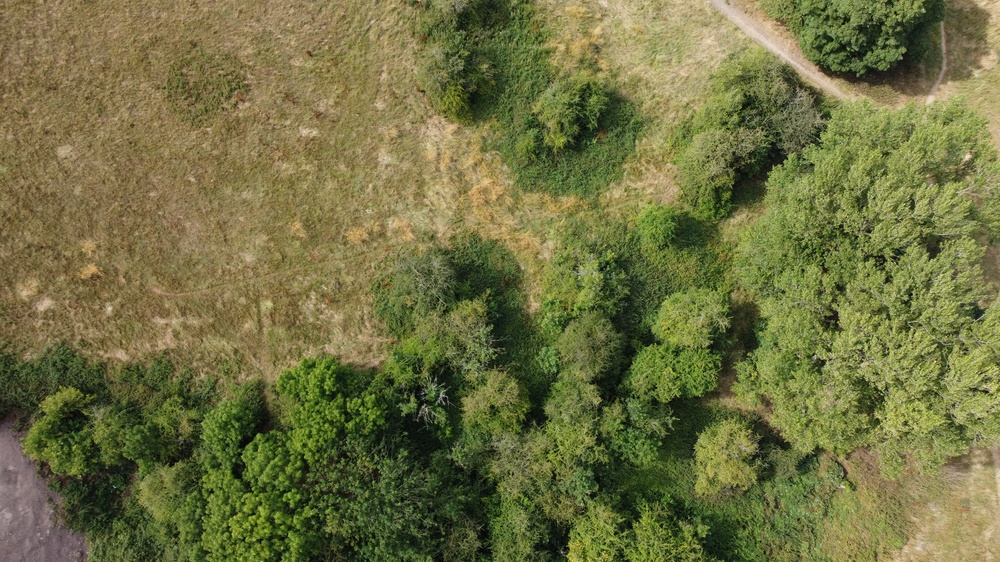
#> input picture images/7.jpg, 1000 x 562 px, shrunk from 4000 x 2250 before the run
$ python gabor.py   (older library calls are emulated)
#> lines starting #> are read from the running program, lines starting #| are printed output that depends on the picture
#####
#
#  Make feature extraction repeatable process between
#  model creation / training and prediction
#
#####

import cv2 as cv2
import numpy as np
import pandas as pd
from scipy import ndimage as nd
from skimage.morphology import disk
from skimage.filters.rank import entropy
from skimage.filters import sobel
from skimage.filters import scharr

def extract_features(img: np.ndarray) -> pd.DataFrame:
    """ input an image, returns a dataframe of 1d arrays corresponding
        to each filter """
    df = pd.DataFrame()
    df['red'] = img[:, :, 2].reshape(-1)
    df['green'] = img[:, :, 1].reshape(-1)
    df['blue'] = img[:, :, 0].reshape(-1)
    img_gray = cv2.cvtColor(img, cv2.COLOR_BGR2GRAY)
    df['gray'] = img_gray.reshape(-1)
    kerns = get_gabor_bank(3)
    num = 1
    for kern in kerns:
        img_temp = cv2.filter2D(img_gray, cv2.CV_8UC3, kern)
        df['Gabor' + str(num)] = img_temp.reshape(-1)
        num = num + 1
    img_gaussian = nd.gaussian_filter(img_gray, sigma=3).reshape(-1)
    df['gaussian'] = img_gaussian.reshape(-1)
    img_entropy = entropy(img_gray, disk(1))
    df['entropy'] = img_entropy.reshape(-1)
    img_sobel = sobel(img_gray)
    df['sobel'] = img_sobel.reshape(-1)
    img_scharr = scharr(img_gray)
    df['scharr'] = img_scharr.reshape(-1)
    return df


def get_gabor_bank(kernel_size: int = 3) -> np.ndarray:
    """Returns a bank of gabor kernels, determined by kernel_size"""
    l = []
    for theta in range(2):
        theta = theta / 4 * np.pi
        for sigma in (3, 5):
            for lam in np.arange(0, np.pi, np.pi / 4.):
                for gamma in (0.05, 0.5):
                    kernel = cv2.getGaborKernel(
                        (kernel_size, kernel_size),
                        sigma,
                        theta,
                        lam,
                        gamma,
                        0,
                        ktype=cv2.CV_32F)
                    l.append(kernel)
    return np.asarray(l)


if __name__ == "__main__":
    kernels = get_gabor_bank(3)
    print(np.shape(kernels))

    for kernel in kernels:
        print(np.shape(kernel))
        print(kernel)

    img = cv2.imread('images/7.jpg')
#> img is the input picture: shape (562, 1000, 3); mean B, G, R 65.7, 112.8, 112.2
    df = extract_features(img)
#> in extract_features, `img_gray = cv2.cvtColor(img, cv2.COLOR_BGR2GRAY)`:
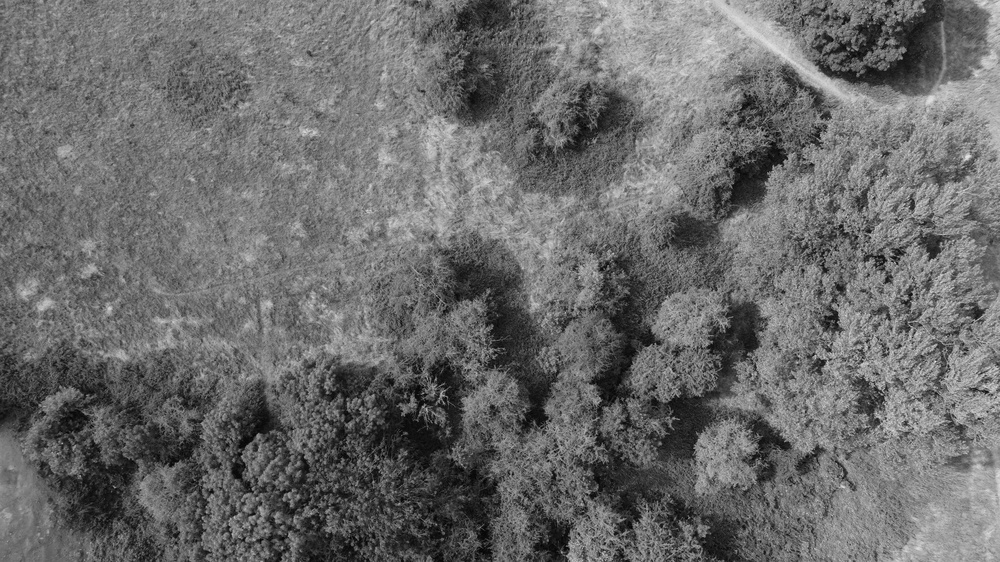
#> img_gray: shape (562, 1000); min 2, max 239, mean 107.2
#> the loop in extract_features, `for kern in kerns:` made 32 passes
#> pass 3, in extract_features, `img_temp = cv2.filter2D(img_gray, cv2.CV_8UC3, kern)`:
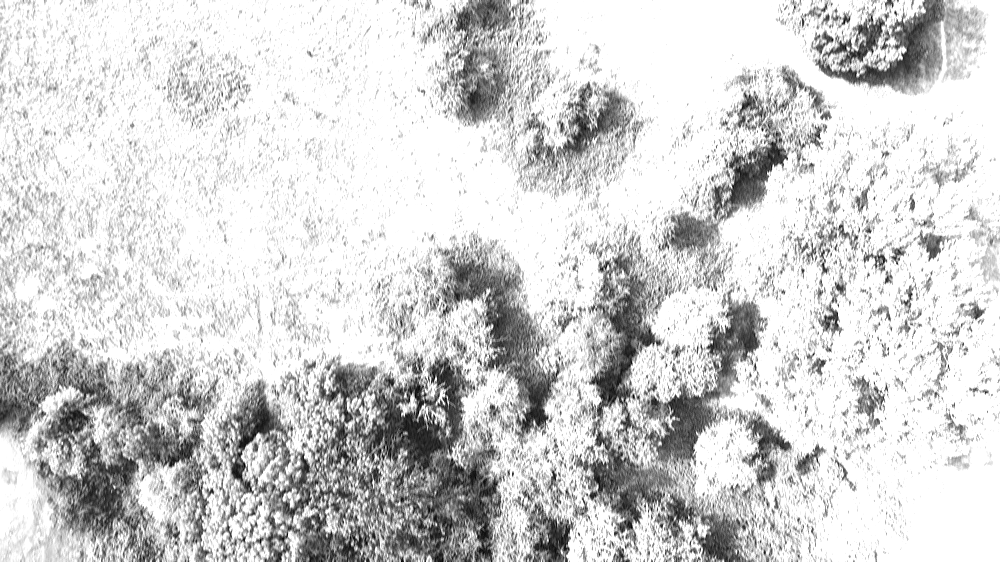
#> img_temp: shape (562, 1000); min 0, max 255, mean 209.9
#> after the loop in extract_features, `for kern in kerns:`: num = 33
#> in extract_features, `img_entropy = entropy(img_gray, disk(1))`:
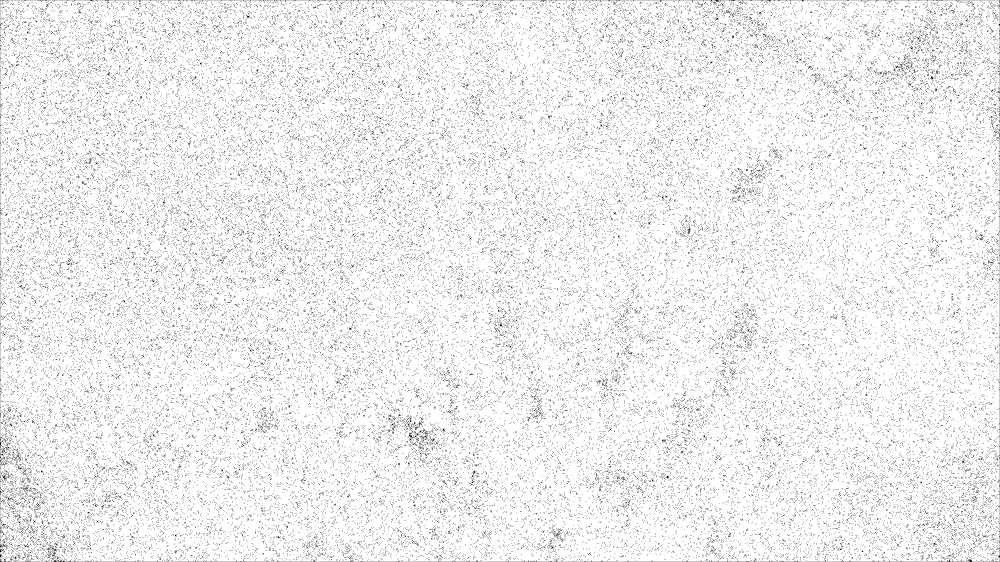
#> img_entropy: shape (562, 1000) float64; min 0.722, max 2.32, mean 2.23; drawn with min black and max white
#> in extract_features, `img_sobel = sobel(img_gray)`:
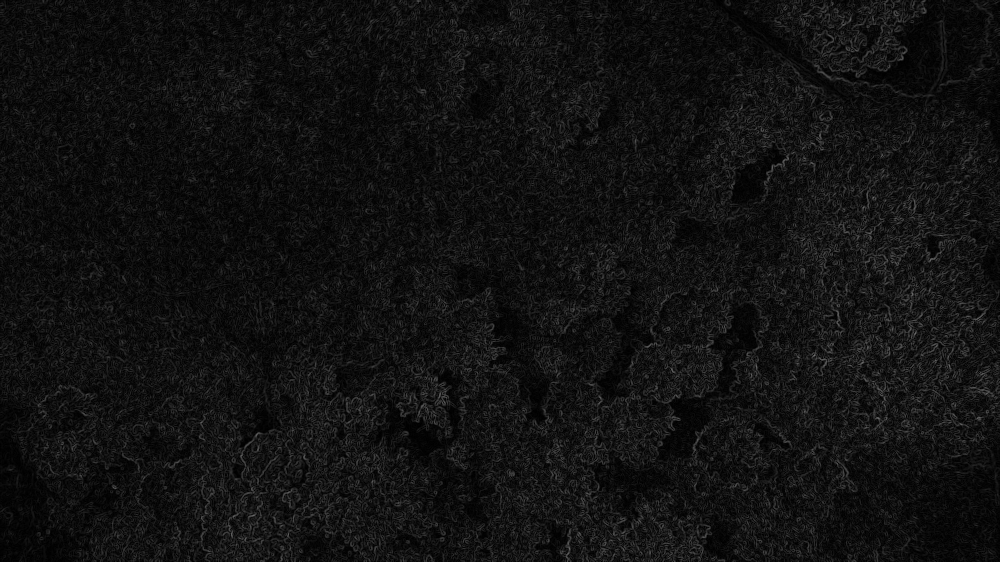
#> img_sobel: shape (562, 1000) float64; min 0, max 0.446, mean 0.0694
#> df = table of 562000 rows and 40 columns

    print(df.head())
#> (printed output is left out)
    print(df.tail())
#> (printed output is left out)

$ run again, with images/1.jpg copied over images/7.jpg
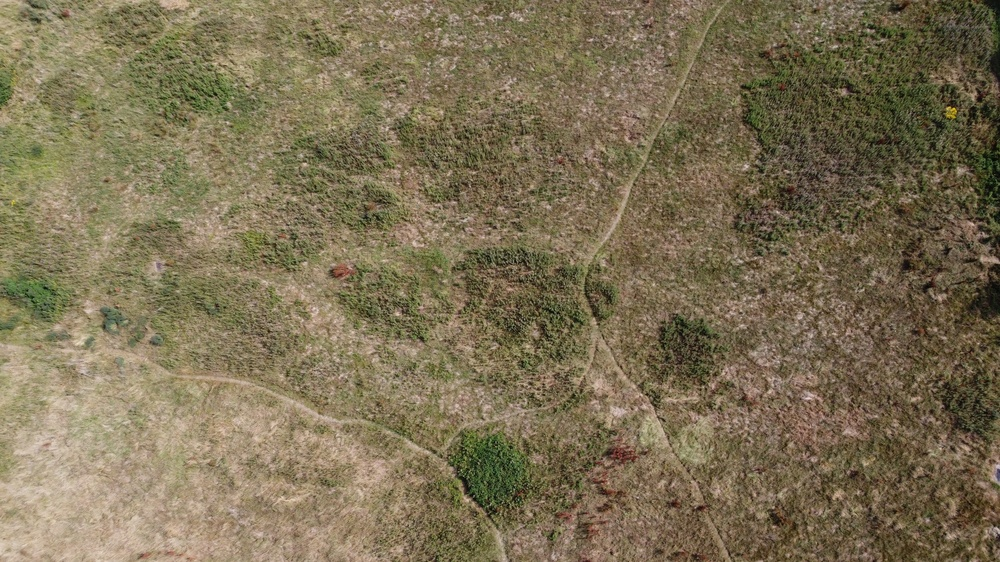
#> input picture images/1.jpg, 1000 x 562 px, shrunk from 4000 x 2250 before the run
#> img is the input picture: shape (562, 1000, 3); mean B, G, R 84.2, 112.6, 125
#> after the loop in extract_features, `for kern in kerns:`: num = 33
#> in extract_features, `img_entropy = entropy(img_gray, disk(1))`:
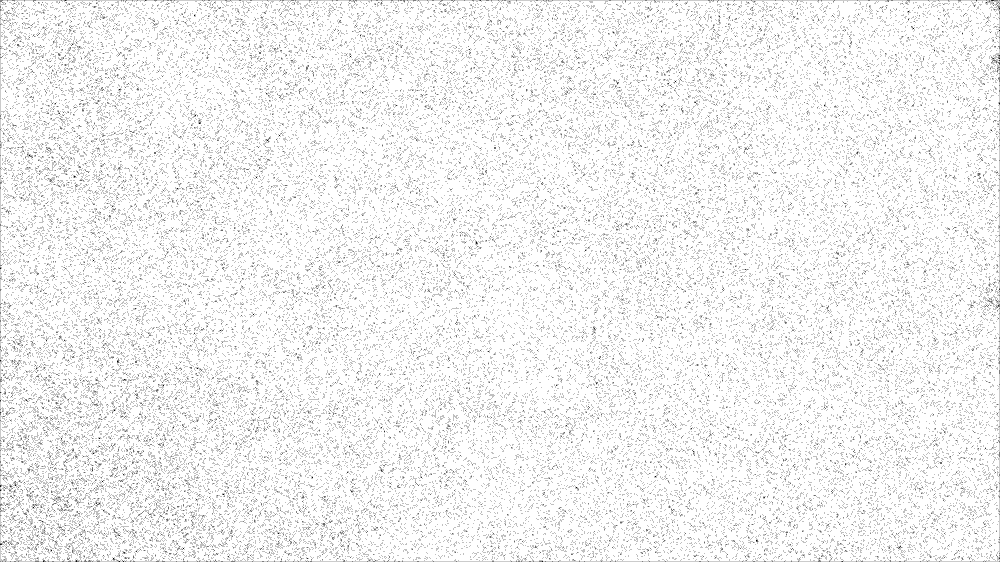
#> img_entropy: shape (562, 1000) float64; min 0.722, max 2.32, mean 2.24; drawn with min black and max white
#> in extract_features, `img_sobel = sobel(img_gray)`:
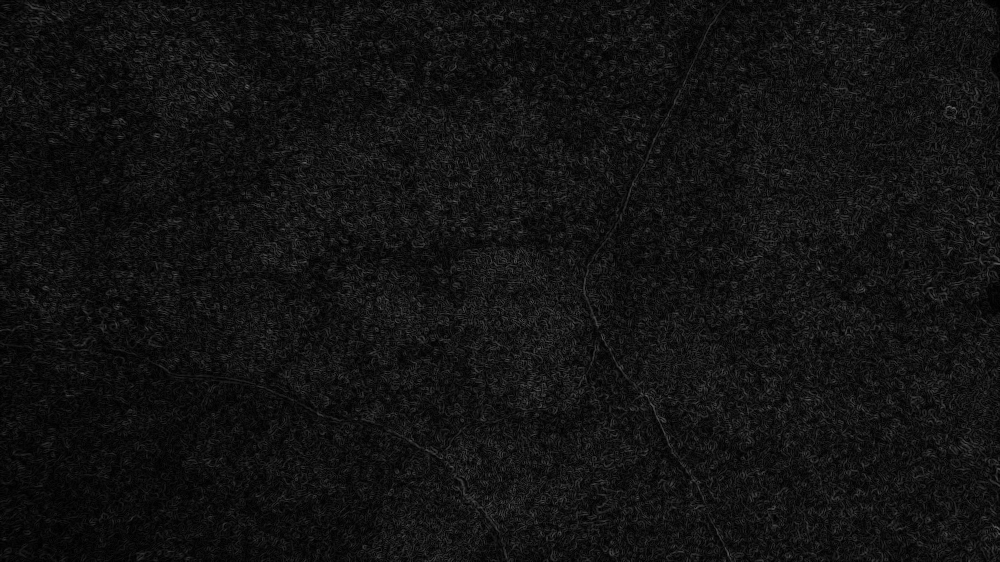
#> img_sobel: shape (562, 1000) float64; min 0, max 0.411, mean 0.0729
#> df = table of 562000 rows and 40 columns
#> (printed output is left out)
#> (printed output is left out)

$ run again, with images/10.jpg copied over images/7.jpg
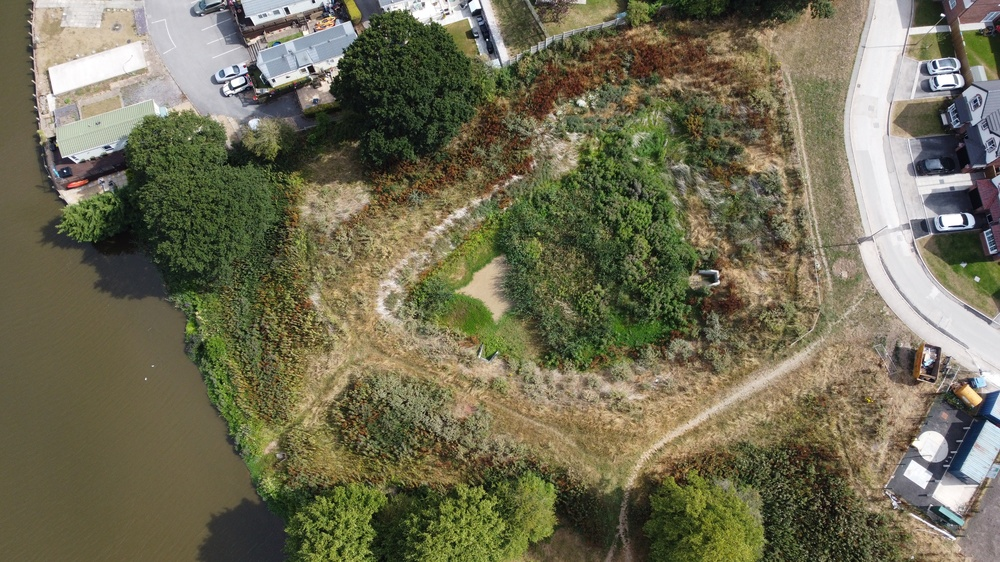
#> input picture images/10.jpg, 1000 x 562 px, shrunk from 4000 x 2250 before the run
#> img is the input picture: shape (562, 1000, 3); mean B, G, R 84.7, 109.9, 113.3
#> after the loop in extract_features, `for kern in kerns:`: num = 33
#> in extract_features, `img_entropy = entropy(img_gray, disk(1))`:
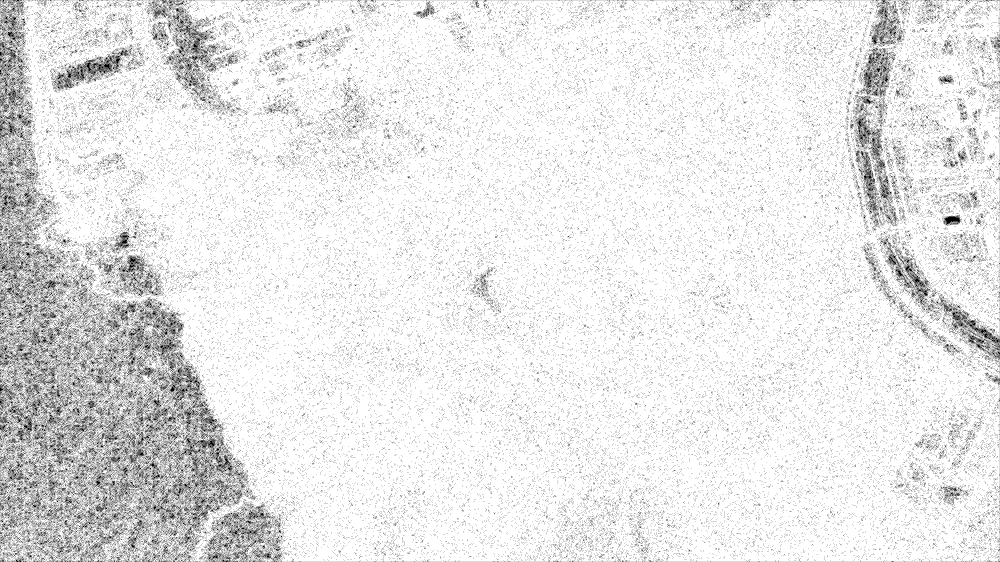
#> img_entropy: shape (562, 1000) float64; min 0, max 2.32, mean 2.11; drawn with min black and max white
#> in extract_features, `img_sobel = sobel(img_gray)`:
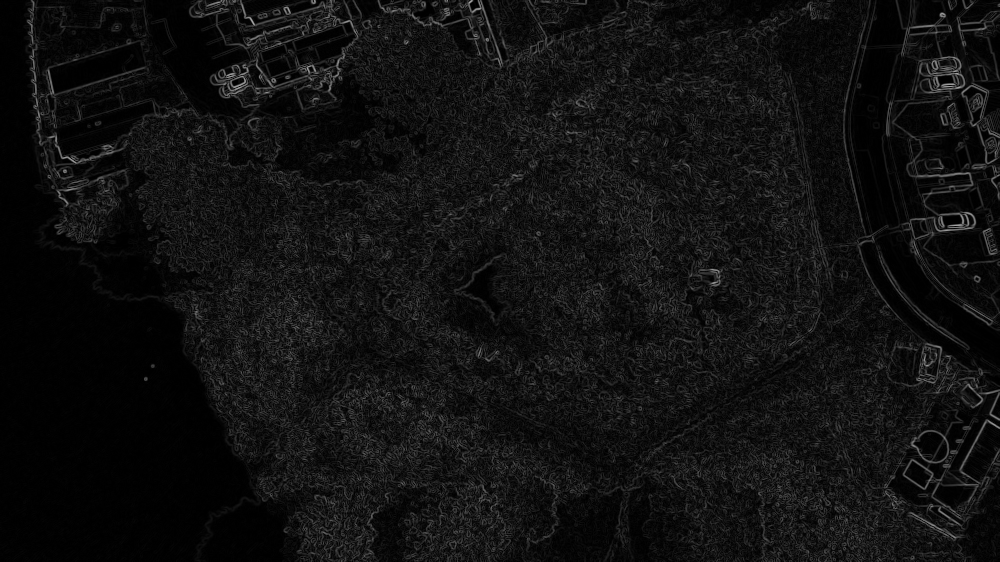
#> img_sobel: shape (562, 1000) float64; min 0, max 0.666, mean 0.0674
#> df = table of 562000 rows and 40 columns
#> (printed output is left out)
#> (printed output is left out)

$ run again, with images/11.jpg copied over images/7.jpg
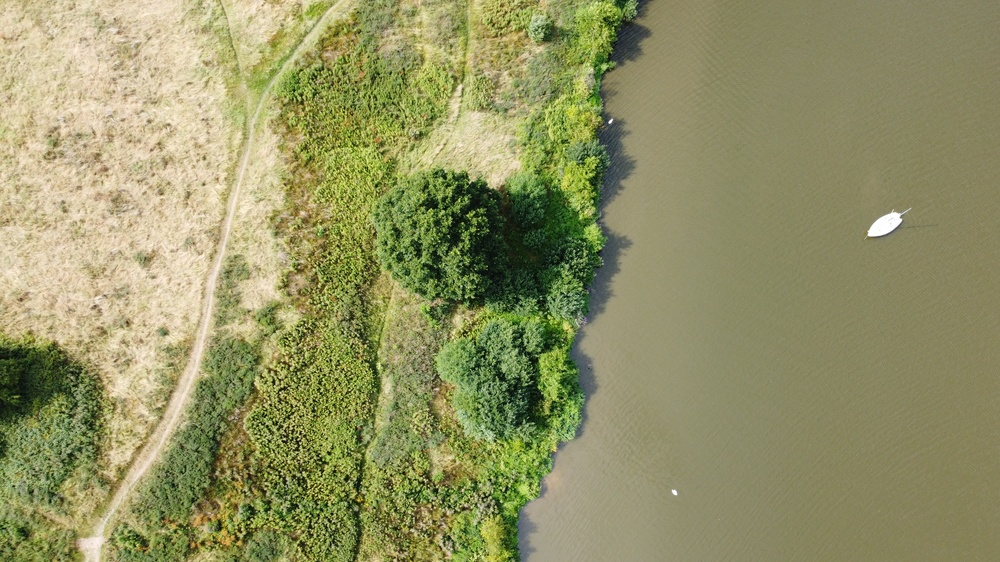
#> input picture images/11.jpg, 1000 x 562 px, shrunk from 4000 x 2250 before the run
#> img is the input picture: shape (562, 1000, 3); mean B, G, R 100.6, 146.8, 146.7
#> after the loop in extract_features, `for kern in kerns:`: num = 33
#> in extract_features, `img_entropy = entropy(img_gray, disk(1))`:
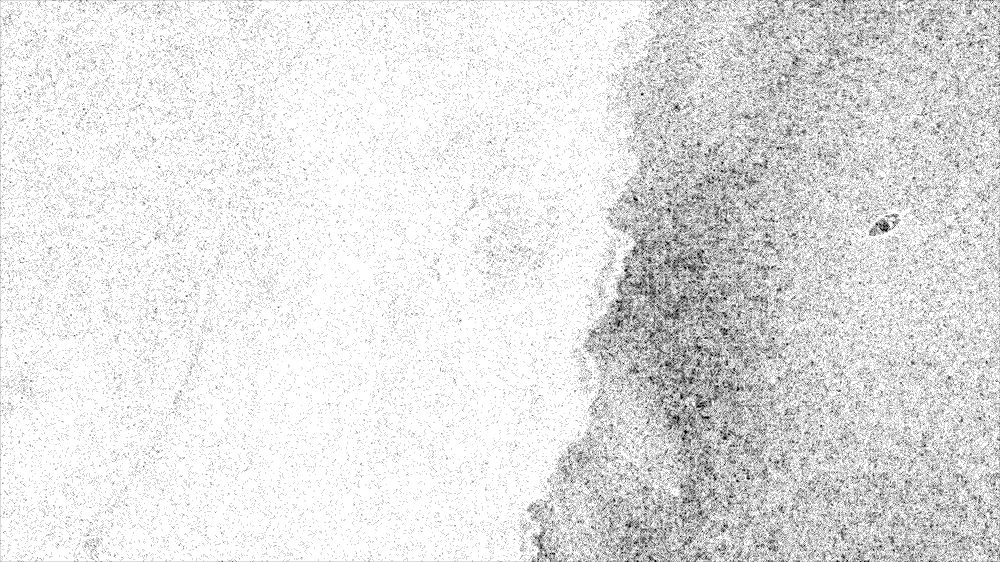
#> img_entropy: shape (562, 1000) float64; min 0, max 2.32, mean 2.07; drawn with min black and max white
#> in extract_features, `img_sobel = sobel(img_gray)`:
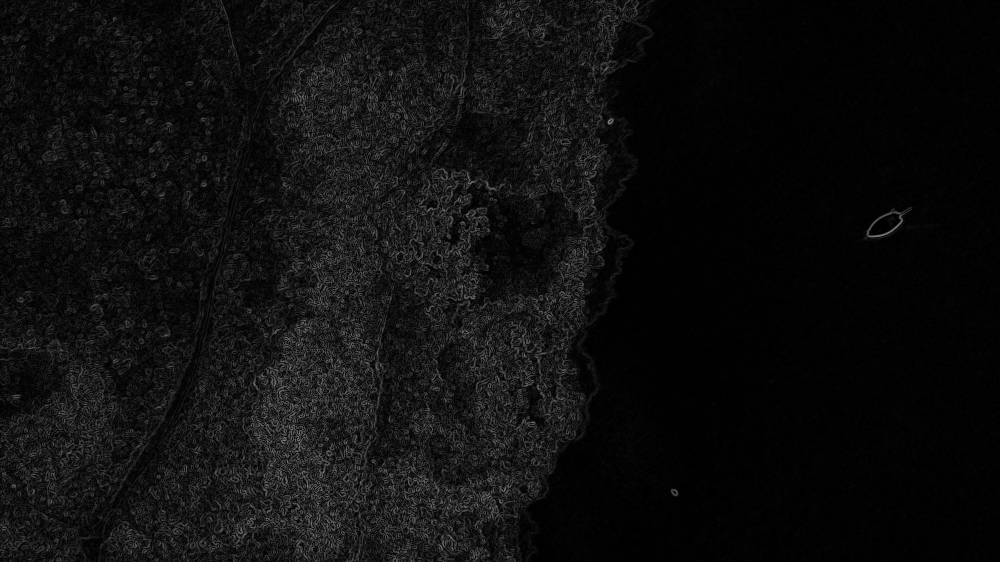
#> img_sobel: shape (562, 1000) float64; min 0, max 0.516, mean 0.0593
#> df = table of 562000 rows and 40 columns
#> (printed output is left out)
#> (printed output is left out)
